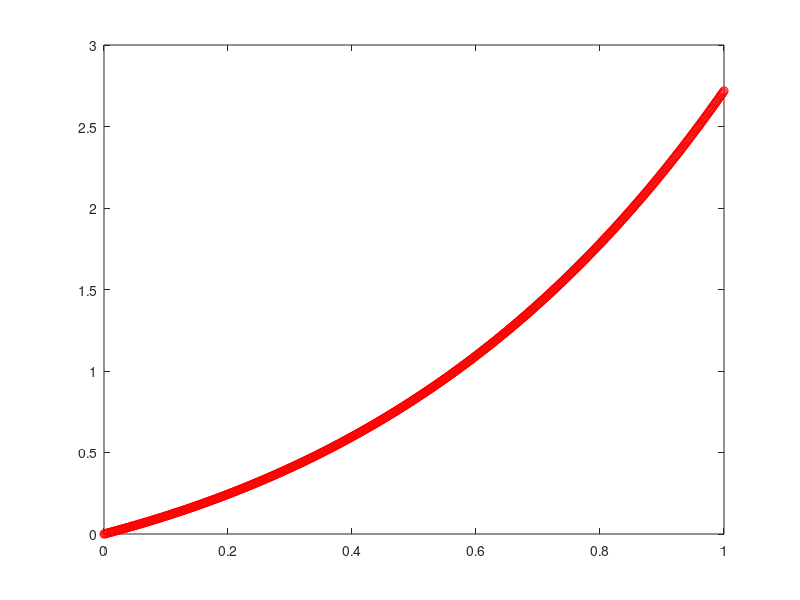

Write the MATLAB code that produced this figure.
clear, clc;
f = @(x) exp(x) .* (-x .^2 + x + 2);
g = @(x) (x) .* exp(x);
a = 0;
b = 1;
ax = @(x) 1;
bx = @(x) -x;
cx = @(x) 1;
ua = 0;
ubf = 2 * exp(1);
c = b-a;
n = 750;
h = c/(n+1)
x = linspace((a+h),(b-h),n);

a1 = [(-2 * ax(x) + cx(x) * h^2).* diag(eye(n)); 3];
A1 = diag(a1);
a2 = (ax(x) +1/2 * bx(x) * h)' .* diag(eye(n));
A2 = diag(a2, 1);
a3 = [(ax(x(2:n)) -1/2 * bx(x(2:n)) * h)' .* diag(eye(n-1)); -4];
A3 = diag(a3, -1);
a4 = [zeros(n-2,1); 1];
A4 = diag(a4, -2);

A = A1 + A2 + A3 + A4;

F = h^2 * f(x);
F(1) = F(1) - ua;
F = [F 2*h*ubf];
U = linsolve(A,F');
U = [ua U'];
X = [a x b];
plot(X, U, X, g(X), 'ro');
E = max(abs(g(X) - U))